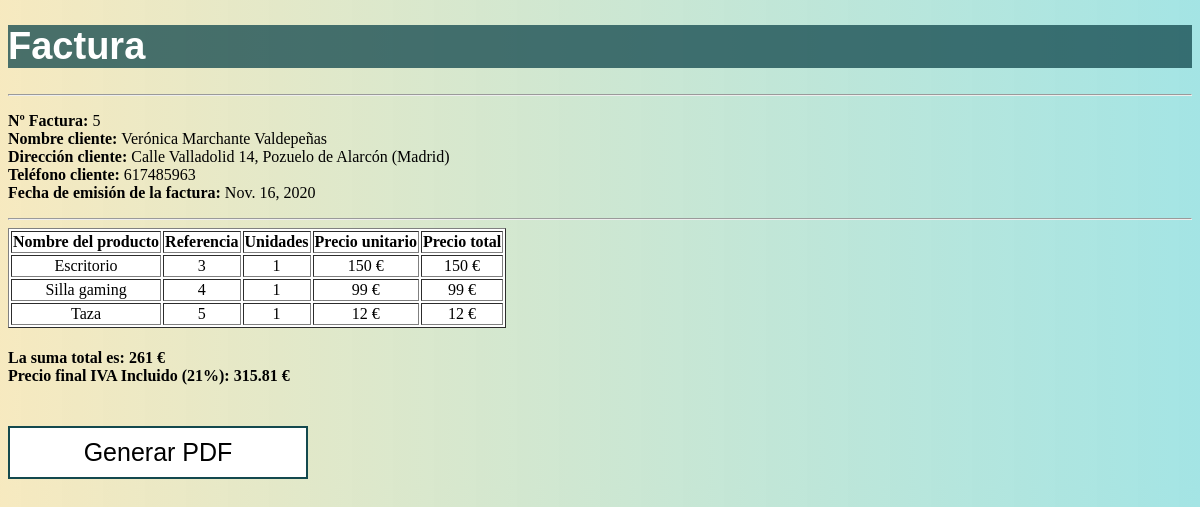
The page /factura/5 on the database its author committed.
### factura/models.py (models this page shows, shortened)
class Factura(models.Model):
    num = models.AutoField(primary_key=True)
    anio = models.IntegerField(verbose_name='Año')
    fecha_emision = models.DateField()
    cliente_nombre = models.CharField(max_length=30)
    cliente_direccion = models.CharField(max_length=50)
    cliente_telefono = models.IntegerField()

class LineaFactura(models.Model):
    id_linea = models.AutoField(primary_key=True)
    producto = models.ForeignKey(
        Producto,
        on_delete=models.PROTECT,
        )
    unidades = models.IntegerField()
    factura = models.ForeignKey(
        Factura,
        on_delete=models.PROTECT,
        )
    def precio_total(self):
        pt = self.unidades * self.producto.precio_unitario
        return pt

class Producto(models.Model):
    ref_producto = models.AutoField(primary_key=True)
    nombre_producto = models.CharField(max_length=30)
    descripcion_producto = models.CharField(max_length=250, blank=True, null=True)
    precio_unitario = models.IntegerField()
    seccion = models.CharField(max_length=30)

### factura/views.py (the view)
# urls.py: path('factura/<int:num>', views.factura_detalle),
def factura_detalle(request,num):
    psum=0
    for i in LineaFactura.objects.filter(factura=num):
        psum = psum + i.precio_total()
    ptiva = round(psum*1.21,2)
    contenido = {
        'factura': Factura.objects.get(pk=num),
        'linea_f': LineaFactura.objects.filter(factura=num),
        'psum': psum,
        'ptiva': ptiva,
    }
    return render(request, 'factura/factura_detalle.html', contenido)

### factura/templates/factura/factura_detalle.html (shortened to what this page needs)
{% extends 'factura/base.html' %}
{% block content %}
<h1 class="title">Factura</h1>
<hr>
    <p><strong>Nº Factura:</strong> {{ factura.pk }}<br>
        <strong>Nombre cliente:</strong> {{ factura.cliente_nombre }}<br>
        <strong>Dirección cliente:</strong> {{ factura.cliente_direccion }}<br>
        <strong>Teléfono cliente:</strong> {{ factura.cliente_telefono }}<br>
        <strong>Fecha de emisión de la factura:</strong> {{ factura.fecha_emision }}
    </p>
<hr>
<div><table class="table" border="1">
    <thead class="thead-dark">
        <tr>
            <th scope="col">  Nombre del producto  </th>
            <th scope="col">  Referencia  </th>
            <th scope="col">  Unidades  </th>
            <th scope="col">  Precio unitario  </th>
            <th scope="col">  Precio total  </th>
        </tr>
    </thead>
    <tbody>
        {% for l in linea_f %}
        <tr>
            <td>{{ l.producto.nombre_producto }}</td>
            <td>{{ l.producto.ref_producto }}</td>
            <td>{{ l.unidades }}</td>
            <td>{{ l.producto.precio_unitario }} €</td>
            <td>{{ l.precio_total }} €</td>
        </tr>
        {% endfor %}
    </tbody>
</table>
</div>
<h4>
La suma total es: {{ psum }} €<br>
Precio final IVA Incluido (21%): {{ ptiva }} €
</h4>
<form id="my-form">
    <div>
        <a href='{{ factura.pk }}/pdf'>
            <button class="button button1" id= "button1" type="button">Generar PDF</button></a>
    </div>
</form>
{% endblock content %}

### factura/templates/factura/base.html (style rules this page uses)
body { background-image: linear-gradient(90deg, rgba(238, 212, 129, 0.5), rgba(107, 212, 212, 0.616)), url("https://images.unsplash.com/photo-1454165804606-c3d57bc86b40?ixlib=rb-1.2.1&ixid=MXwxMjA3fDB8MHxwaG90by1wYWdlfHx8fGVufDB8fHw%3D&auto=format&fit=crop&w=750&q=80"); background-size: cover; text-align: center; }
h1 { background-color: rgba(19, 73, 78, 0.76); color: white; font-family: Arial, "Helvetica Neue", Helvetica, sans-serif; font-size: 38px; }
#my-form { display: flex; flex-direction: column; }
.button { display: inline-block; border: none; color: white; padding: 10px; text-align: center; text-decoration: none; font-size: 25px; transition-duration: 1s; cursor: pointer; margin-top: 20px; width: 300px; height: auto; }
.button1 { background-color: white; color: black; border: 2px solid rgb(19, 73, 78); }

### factura/templates/factura/factura_detalle.html (style rules this page uses)
body { text-align: left; }
table { background-color: white; text-align: center; }

### rows shown on the page
Factura: pk "5", cliente_nombre "Verónica Marchante Valdepeñas", cliente_direccion "Calle Valladolid 14, Pozuelo de Alarcón (Madrid)", cliente_telefono "617485963", fecha_emision "Nov. 16, 2020"
LineaFactura: producto.nombre_producto "Escritorio", producto.ref_producto "3", unidades "1", producto.precio_unitario "150", precio_total "150"
LineaFactura: producto.nombre_producto "Silla gaming", producto.ref_producto "4", unidades "1", producto.precio_unitario "99", precio_total "99"
LineaFactura: producto.nombre_producto "Taza", producto.ref_producto "5", unidades "1", producto.precio_unitario "12", precio_total "12"

### other values the page prints
{{ psum }} "261"
{{ ptiva }} "315.81"
